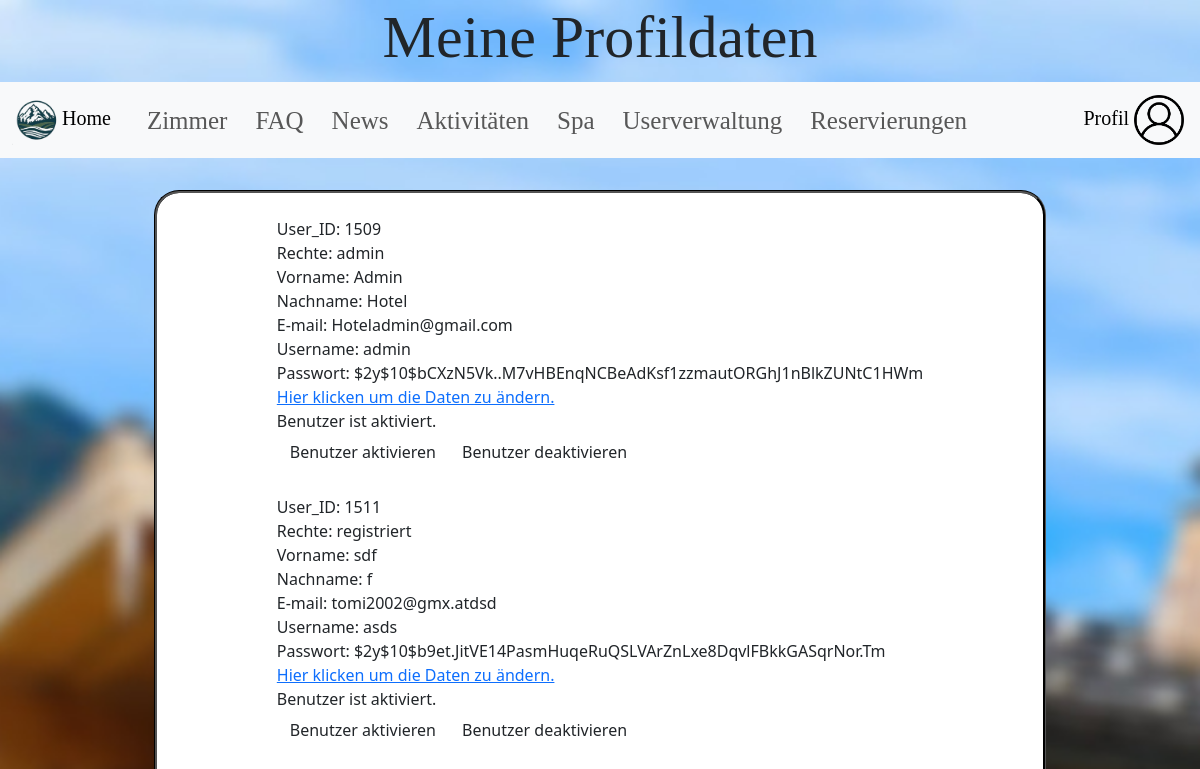
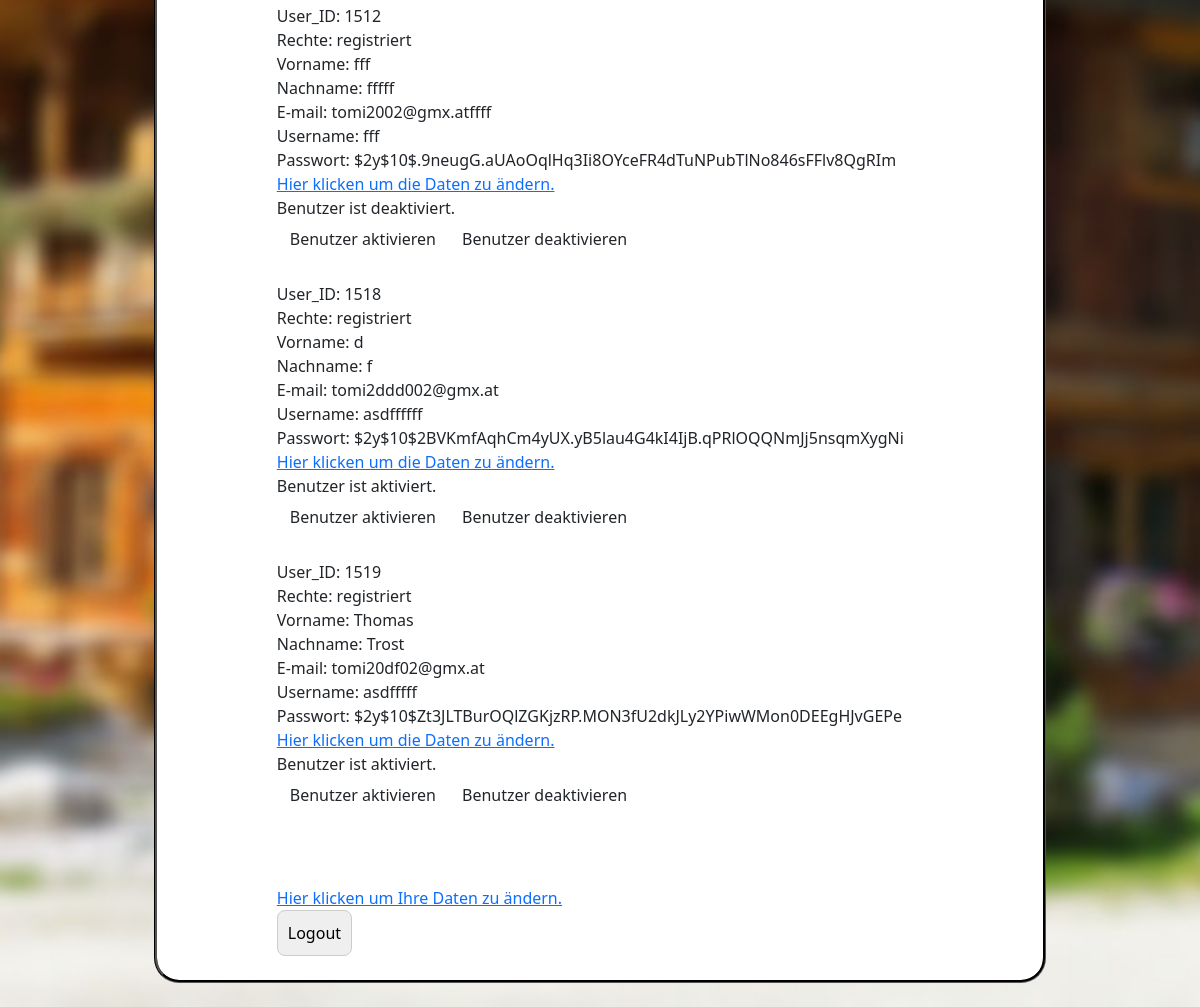
Page /php/userverwaltung.php (signed in) on the committed database (2 pictures, top to bottom).
### tables this page shows
CREATE TABLE `user` (
  `userid` int(32) NOT NULL,
  `Aktiviert` tinyint(4) NOT NULL,
  `Rechte` varchar(32) NOT NULL,
  `Vorname` varchar(50) NOT NULL,
  `Nachname` varchar(50) NOT NULL,
  `Email` varchar(50) NOT NULL,
  `Username` varchar(32) NOT NULL,
  `Passwort` varchar(80) NOT NULL
);

### php/userverwaltung.php (the view, shortened to what this page needs)
<!DOCTYPE html>
<html lang="de">
<head>
    <?php include "../includes/header.php"; ?>
</head>
<header>
    <h1 class="title">Meine Profildaten</h1>
</header>
<body>
    <?php
 include "../includes/nav.php";
    ?>
    <div class="container">
    <form method="post">
    <?php
        $sql = "SELECT * FROM user";
    $result = $conn->query($sql);
    if ($result->num_rows > 0) {
        while($row = $result->fetch_assoc()) {
            echo "User_ID: " . $row["userid"] . "<br>";
            echo "Rechte: " . $row["Rechte"] . "<br>";
            echo "Vorname: " . $row["Vorname"] . "<br>";
            echo "Nachname: " . $row["Nachname"] . "<br>";
            echo "E-mail: " . $row["Email"] . "<br>";
            echo "Username: " . $row["Username"] . "<br>";
            echo "Passwort: " . $row["Passwort"] . "<br>";
            echo '<a href="../php/userverwaltungchange.php?userid=' . $row["userid"] . '">Hier klicken um die Daten zu ändern.</a><br>';
            if ($row["Aktiviert"] == 1) {
                echo "Benutzer ist aktiviert.<br>";
            } else {
                echo "Benutzer ist deaktiviert.<br>";
            }
            echo '<a href="../includes/activate_user.php?userid=' . $row["userid"] . '" class="btn">Benutzer aktivieren</a>';
            echo '<a href="../includes/deactivate_user.php?userid=' . $row["userid"] . '" class="btn">Benutzer deaktivieren</a>';
            echo "<br><br>";
        }
    } else {
        echo "Keine Benutzer gefunden.";
    }
    ?>
    <br>
    <br>
    <a href="../php/userverwaltungchange.php">Hier klicken um Ihre Daten zu ändern.</a>
    <br>
    <form action="../includes/logout.php" method="post">
        <input type="submit" name="logout" value="Logout">
    </form>
    </form>
    </div>
    <br>
</body>
</html>

### css/stylesheet.css (style rules this page uses)
h1 { padding-top: 0.02em; text-align: center; font-family: Copperplate, fantasy; padding-bottom: 0.02em; }
.container { display: flex; justify-content: center; align-items: center; }
.btn, .btn-primary { align-content: center; max-height: 6vh; }
form { background-color: white; border-style: groove; border-color: black; border-radius: 25px; padding: 3vh 10vw; }
body { margin: 0; padding: 0; min-height: 100vh; background-image: url('../res/img/Hotel.jpg'); background-size: cover; background-attachment: fixed; background-position: center; background-repeat: no-repeat; }
.title { font-size: 5vw; }
input[type="text"], input[type="password"], input[type="submit"], input[type=reset], input[type="email"], select { padding: 10px; border: 1px solid #ccc; border-radius: 8px; box-sizing: border-box; transition: border-color 1s; }
a { flex: 1 0 0; }
@media (min-width: 600px) { .container { flex-direction: row; } }

### rows in the picture
user: userid "1509", Rechte "admin", Vorname "Admin", Nachname "Hotel", Email "Hoteladmin@gmail.com", Username "admin", Passwort "$2y$10$bCXzN5Vk..M7vHBEnqNCBeAdKsf1zzmautORGhJ1nBlkZUNtC1HWm", Aktiviert "Benutzer ist aktiviert."
user: userid "1511", Rechte "registriert", Vorname "sdf", Nachname "f", Email "tomi2002@gmx.atdsd", Username "asds", Passwort "$2y$10$b9et.JitVE14PasmHuqeRuQSLVArZnLxe8DqvlFBkkGASqrNor.Tm", Aktiviert "Benutzer ist aktiviert."
user: userid "1512", Rechte "registriert", Vorname "fff", Nachname "fffff", Email "tomi2002@gmx.atffff", Username "fff", Passwort "$2y$10$.9neugG.aUAoOqlHq3Ii8OYceFR4dTuNPubTlNo846sFFlv8QgRIm", Aktiviert "Benutzer ist deaktiviert."
user: userid "1518", Rechte "registriert", Vorname "d", Nachname "f", Email "tomi2ddd002@gmx.at", Username "asdffffff", Passwort "$2y$10$2BVKmfAqhCm4yUX.yB5lau4G4kI4IjB.qPRlOQQNmJj5nsqmXygNi", Aktiviert "Benutzer ist aktiviert."
user: userid "1519", Rechte "registriert", Vorname "Thomas", Nachname "Trost", Email "tomi20df02@gmx.at", Username "asdfffff", Passwort "$2y$10$Zt3JLTBurOQlZGKjzRP.MON3fU2dkJLy2YPiwWMon0DEEgHJvGEPe", Aktiviert "Benutzer ist aktiviert."
